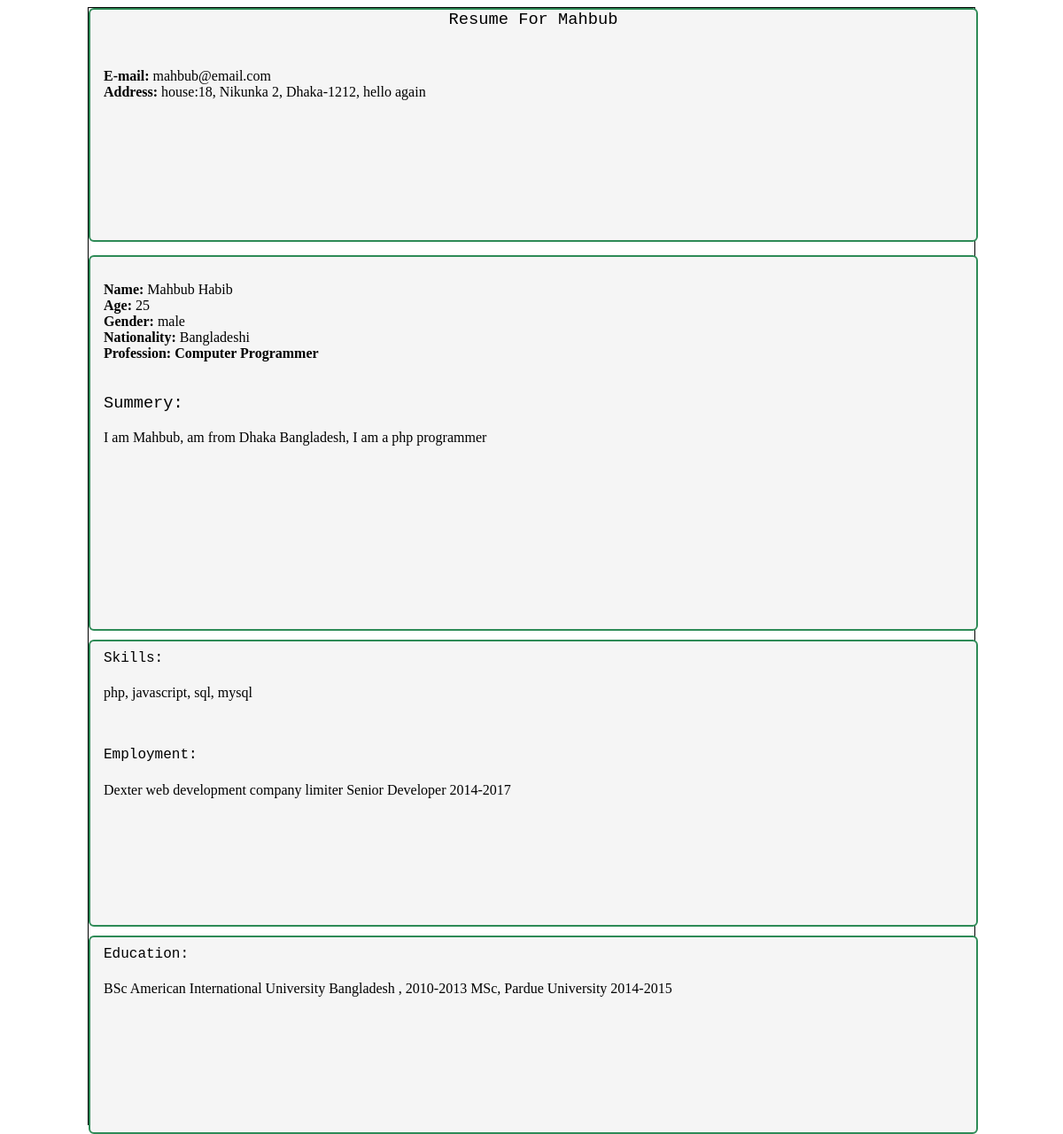
The app's page /view.php?user=Mahbub with its own data.
### tables this page shows
CREATE TABLE `user` (
  `id` int(10) NOT NULL,
  `firstname` varchar(25) NOT NULL,
  `lastname` varchar(25) NOT NULL,
  `gender` varchar(25) NOT NULL,
  `age` int(4) NOT NULL,
  `email` varchar(50) NOT NULL,
  `password` varchar(100) NOT NULL
);

CREATE TABLE `details` (
  `id` int(10) NOT NULL,
  `uid` int(10) NOT NULL,
  `profid` int(4) NOT NULL,
  `nationality` varchar(25) NOT NULL,
  `address` varchar(200) NOT NULL,
  `statement` varchar(1000) NOT NULL,
  `skills` varchar(1000) NOT NULL,
  `experience` varchar(1000) NOT NULL,
  `education` varchar(1000) NOT NULL
);

CREATE TABLE `profession` (
  `id` int(10) NOT NULL,
  `profname` varchar(25) NOT NULL
);

### db.php (called while the page is built, shortened)
<?php
function getConn(){
			$servername = "127.0.0.1:3306";
			$username = "root";
			$password = "";
			$dbname = "resume";
			$conn = mysqli_connect($servername, $username, $password, $dbname);
			return $conn;
		}
function executeQuery($queryString){
	$conn=getConn();
	$result = mysqli_query($conn, $queryString);
	return $result;
}
?>

### view.php (the view, shortened to what this page needs)
<?php
include 'db.php';
    $userName = trim($_GET["user"]) ;
    $query= "SELECT * FROM user where firstname='$userName'";
    $res = executeQuery($query);
    $userDetails = mysqli_fetch_assoc($res);
    $uid = $userDetails["id"];
    $firstname=$userDetails["firstname"];
    $lastname=$userDetails["lastname"];
    $gender=$userDetails["gender"];
    $age=$userDetails["age"];
    $email=$userDetails["email"];
    $query= "SELECT * FROM details where uid=$uid ";
    $res = executeQuery($query);
    $profileDetails = mysqli_fetch_assoc($res);
    $profid = $profileDetails["profid"];
    $nationality=$profileDetails["nationality"];
    $address=$profileDetails["address"];
    $statement=$profileDetails["statement"];
    $skills=$profileDetails["skills"];
    $experience=$profileDetails["experience"];
    $education=$profileDetails["education"];
    $query= "SELECT * FROM profession where id=$profid ";
    $res = executeQuery($query);
    $profession = mysqli_fetch_assoc($res);
    $profname=$profession["profname"];
?>
<!DOCTYPE html>
<html>
    <head>
        <link rel="stylesheet" type="text/css" href="view.css"/>
    </head>
    <body>
        <div class="center container">
            <div class="upper">
                <h3 style="text-align: center">Resume For <?php echo $userName ?></h3>
                <div class="upper-left">
                    <b>E-mail: </b> <?php echo $email ?><br/>
                    <b>Address:</b> <?php echo $address ?><br/>
                </div>
                <div class="upper-right">
                </div>
            </div>
            <div class="mid personDetail">
                <b></b><br/>
                <b>Name: </b><?php echo $firstname." ".$lastname?><br/>
                <b>Age: </b><?php echo $age ?><br/>
                <b>Gender: </b><?php echo $gender?><br/>
                <b>Nationality: </b><?php echo $nationality?><br/>
                <b>Profession: </b><b><?php echo $profname?></b><br/>
                <br/><br/>
                <h3>Summery: <br/></h3>
                <p><?php echo $statement?></p>
            </div>
            <div class="lowmid skills">
                <h4>Skills: </h4>
                    <p><?php echo $skills?></p>
                    <br/><br/>
                <h4>Employment: </h4>
                    <p><?php echo $experience?></p>
                    <br/>
            </div>
            <div class="low education">
                <h4>Education: </h4>
                    <p><?php echo $education?></p>
                    <br/>
            </div>
        </div>
    </body>
</html>

### view.css (style rules this page uses)
.center { height:1260px; width: 1000px; background-color:black; margin:0 auto; border: 1px solid black; background-color: white; }
h3,h4 { text-align: left; font-weight: normal; margin-top: 0px; font-family: Courier New, Courier, monospace; }
.upper-left { height:200px; width: 450px; margin-top: 15px; margin-bottom: 15px; margin-right: 20px; float: left; overflow: hidden; padding: 10px 20px 10px 15px; }
.upper-right { height:200px; width: 400px; margin-top: 15px; margin-bottom: 15px; margin-left:10px; float: right; overflow: hidden; }
.upper { height: 260px; width:1000px; background-color:whitesmoke; border: 2px solid seagreen; border-radius: 6px; }
.mid { height: 400px; width: 970px; margin-top: 15px; background-color: whitesmoke; padding: 10px 15px 10px 15px; border: 2px solid seagreen; border-radius: 6px; }
.lowmid { height: 300px; width: 970px; margin-top: 10px; margin-right: 0px; background-color: whitesmoke; padding: 10px 15px 10px 15px; border: 2px solid seagreen; border-radius: 6px; }
.low { height: 200px; width: 970px; margin-top: 10px; background-color: whitesmoke; padding: 10px 15px 10px 15px; border: 2px solid seagreen; border-radius: 6px; }

### records on screen
user: email "mahbub@email.com", firstname "Mahbub", lastname "Habib", age "25", gender "male"
details: address "house:18, Nikunka 2, Dhaka-1212, hello again", nationality "Bangladeshi", statement "I am Mahbub, am from Dhaka Bangladesh, I am a php programmer", skills "php, javascript, sql, mysql", experience "Dexter web development company limiter Senior Developer 2014-2017", education "BSc American International University Bangladesh , 2010-2013 MSc, Pardue University 2014-2015"
profession: profname "Computer Programmer"

### other values on screen
$userName "Mahbub"
